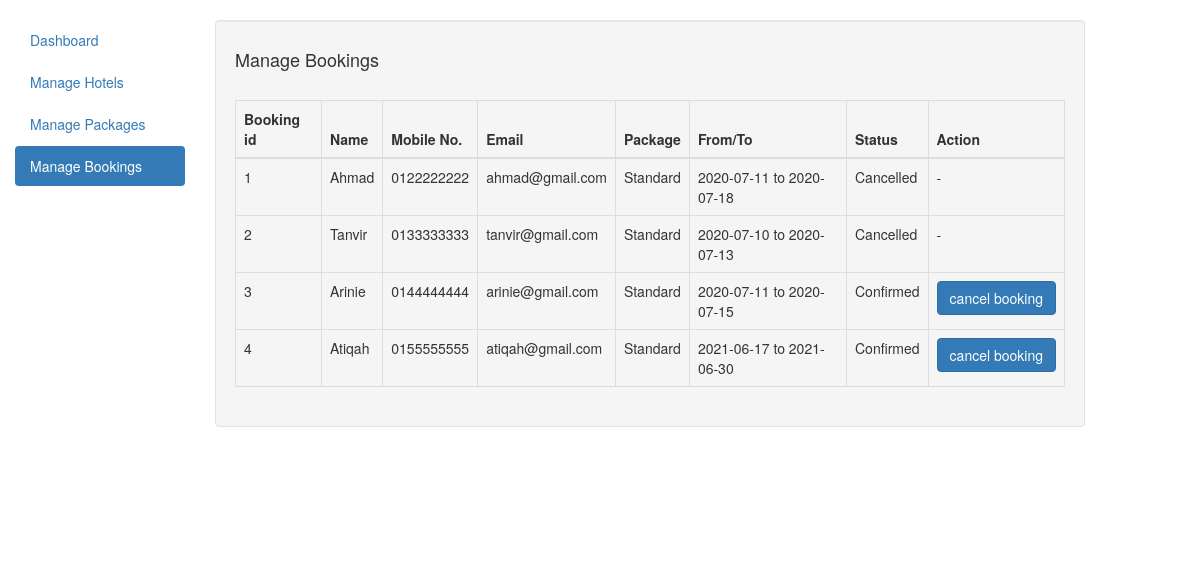
The app's page /admin/manage-bookings.php (signed in), older data.
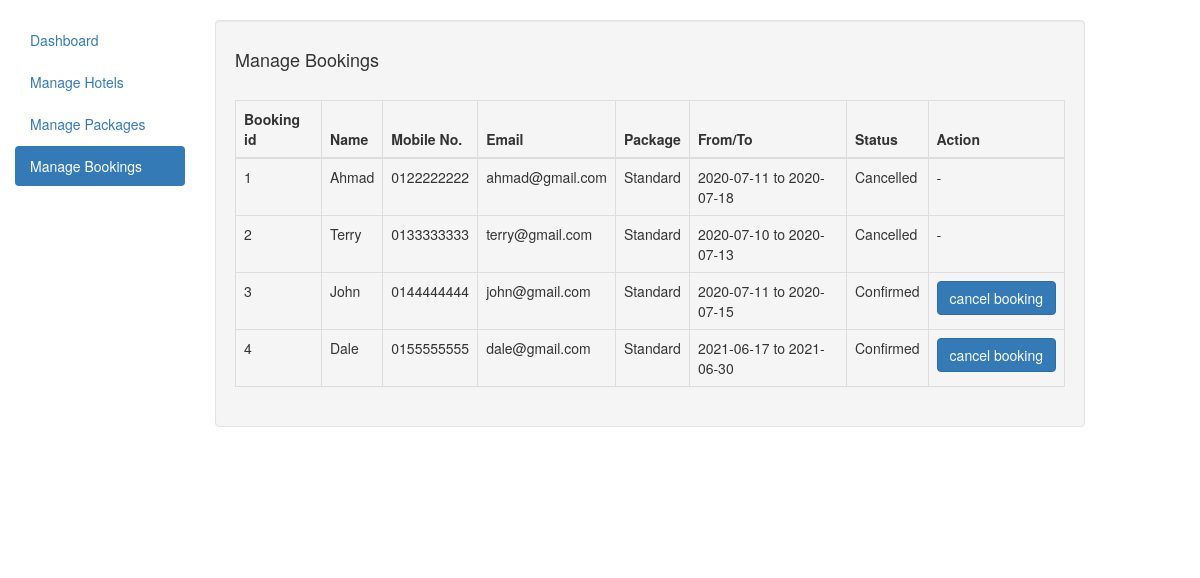
The same page, newer data.
### tables this page shows
CREATE TABLE `booking` (
  `booking_id` int(11) NOT NULL,
  `pkg_id` int(11) DEFAULT NULL,
  `full_name` varchar(100) DEFAULT NULL,
  `email` varchar(100) DEFAULT NULL,
  `phone` char(10) DEFAULT NULL,
  `in_date` varchar(100) DEFAULT NULL,
  `out_date` varchar(100) DEFAULT NULL,
  `booking_date` timestamp NULL DEFAULT NULL,
  `status` int(11) DEFAULT NULL,
  `update_date` timestamp NULL DEFAULT NULL
);

CREATE TABLE `packages` (
  `htl_id` int(11) NOT NULL,
  `pkg_id` int(11) NOT NULL,
  `pkg_name` varchar(200) DEFAULT NULL,
  `pkg_type` varchar(150) DEFAULT NULL,
  `pkg_price` int(11) DEFAULT NULL,
  `pkg_features` varchar(255) DEFAULT NULL,
  `pkg_details` mediumtext DEFAULT NULL,
  `pkg_image` varchar(100) DEFAULT NULL,
  `creation_date` timestamp NULL DEFAULT NULL,
  `update_date` timestamp NULL DEFAULT NULL
);

### admin/manage-bookings.php (the view, shortened to what this page needs)
<?php
include('includes/config.php');
if (strlen($_SESSION['alogin']) == 0) {
    header('location:dashboard.php');
} else {
?>
    <!DOCTYPE html>
    <html lang="en">
    <head>
        <link rel="stylesheet" href="https://maxcdn.bootstrapcdn.com/bootstrap/3.4.1/css/bootstrap.min.css">
    </head>
    <body>
        <div class="container-fluid">
            <div class="row content">
                <div class="col-sm-3 col-md-2 sidebar">
                    <br>
                    <ul class="nav nav-pills nav-stacked">
                        <li><a href="dashboard.php">Dashboard</a></li>
                        <li><a href="manage-hotels.php">Manage Hotels</a></li>
                        <li><a href="manage-packages.php">Manage Packages</a></li>
                        <li class="active"><a href="manage-bookings.php">Manage Bookings</a></li>
                    </ul><br>
                </div>
                <br>
                <div class="col-sm-9">
                    <div class="well">
                        <h4>Manage Bookings</h4><br>
                        <table class="table table-bordered">
                            <thead>
                                <tr>
                                    <th>Booking id</th>
                                    <th>Name</th>
                                    <th>Mobile No.</th>
                                    <th>Email</th>
                                    <th>Package</th>
                                    <th>From/To </th>
                                    <th>Status</th>
                                    <th>Action</th>
                                </tr>
                            </thead>
                            <tbody>
                                <?php $sql = "SELECT * from booking join packages where booking.pkg_id=packages.pkg_id";
                                $query = $dbh->prepare($sql);
                                $query->execute();
                                $results = $query->fetchAll(PDO::FETCH_OBJ);
                                if ($query->rowCount() > 0) {
                                    foreach ($results as $result) { ?>
                                        <tr>
                                            <td><?php echo htmlentities($result->booking_id); ?></td>
                                            <td><?php echo htmlentities($result->full_name); ?></td>
                                            <td><?php echo htmlentities($result->phone); ?></td>
                                            <td><?php echo htmlentities($result->email); ?></td>
                                            <td><?php echo htmlentities($result->pkg_name); ?></td>
                                            <td><?php echo htmlentities($result->in_date); ?> to <?php echo htmlentities($result->out_date); ?></td>
                                            <td><?php
                                                if ($result->status == 0) {
                                                    echo "Confirmed";
                                                }
                                                if ($result->status == 1) {
                                                    echo "Cancelled";
                                                }
                                                ?></td>
                                            <?php if ($result->status == 1) { ?>
                                                <td>-</td>
                                            <?php } else { ?>
                                                <td><a href="manage-bookings.php?bkid=<?php echo htmlentities($result->booking_id); ?>" onclick="return confirm('Do you really want to cancel booking')"><button type="button" class="btn btn-primary">cancel booking</button></a></td>
                                            <?php } ?>
                                        </tr>
                                <?php $cnt = $cnt + 1;
                                    }
                                } ?>
                            </tbody>
                        </table>
                    </div>
                </div>
            </div>
        </div>
    </body>
    </html>
<?php } ?>

### admin/manage-bookings.php (style rules this page uses)
.row.content { height: 550px }

Row changes from the older to the newer data that the page shows:
changed booking id 2: full_name "Tanvir" → "Terry"; email "tanvir@gmail.com" → "terry@gmail.com"
changed booking id 3: full_name "Arinie" → "John"; email "arinie@gmail.com" → "john@gmail.com"
changed booking id 4: full_name "Atiqah" → "Dale"; email "atiqah@gmail.com" → "dale@gmail.com"
